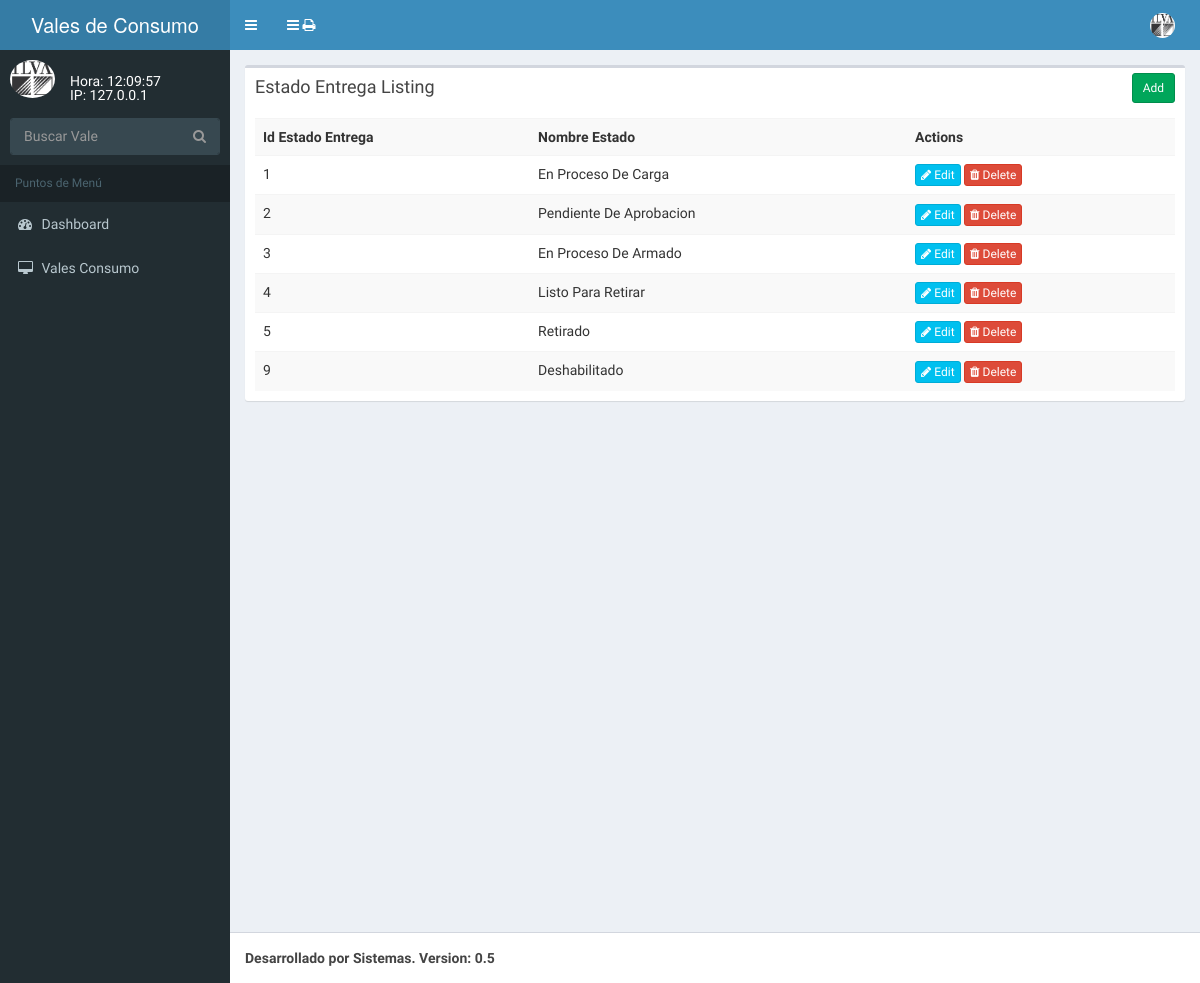
The page /index.php/estado_entrega on the database as committed earlier.
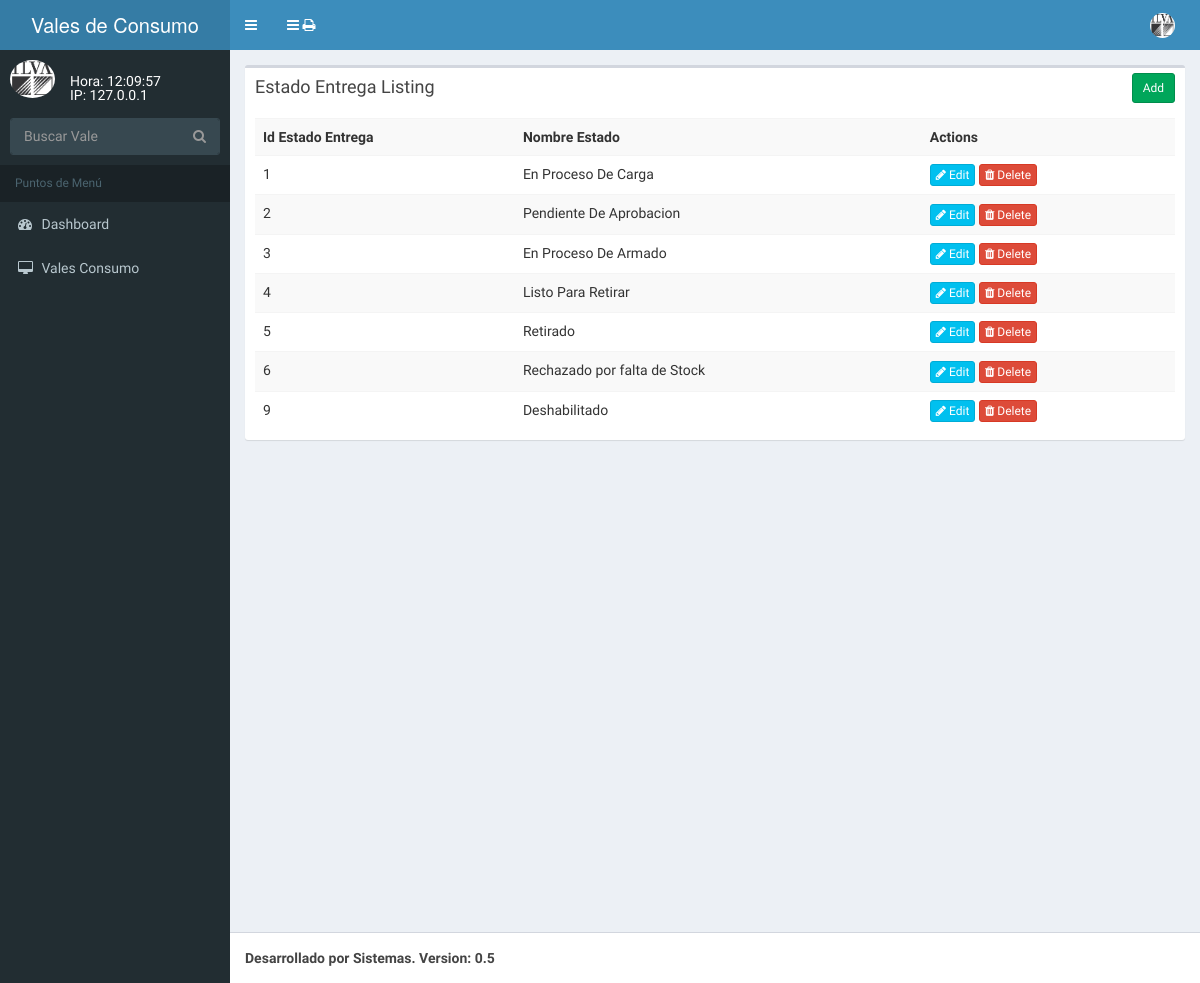
The same page on the database as committed later.
### tables this page shows
CREATE TABLE `estado_entrega` (
  `id_estado_entrega` int(11) NOT NULL,
  `nombre_estado` text NOT NULL
);

### application/controllers/Estado_entrega.php (called while the page is built, shortened)
<?php
class Estado_entrega extends CI_Controller{
    function __construct()
    {
        $this->load->model('Estado_entrega_model');
        $this->load->library('session');
    }
    function index()
    {
        $data['estado_entrega'] = $this->Estado_entrega_model->get_all_estado_entrega();
        $data['_view'] = 'estado_entrega/index';
        $this->load->view('layouts/main',$data);
    }
}

### index.php (called while the page is built, shortened)
<?php
require_once BASEPATH.'core/CodeIgniter.php';

### application/models/Estado_entrega_model.php (called while the page is built, shortened)
<?php
class Estado_entrega_model extends CI_Model
{
    function get_all_estado_entrega()
    {
        $this->db->order_by('id_estado_entrega', 'asc');
        return $this->db->get('estado_entrega')->result_array();
    }
}

### application/views/estado_entrega/index.php (the view)
<div class="row">
    <div class="col-md-12">
        <div class="box">
            <div class="box-header">
                <h3 class="box-title">Estado Entrega Listing</h3>
            	<div class="box-tools">
                    <a href="<?php echo site_url('estado_entrega/add'); ?>" class="btn btn-success btn-sm">Add</a>
                </div>
            </div>
            <div class="box-body">
                <table class="table table-striped">
                    <tr>
						<th>Id Estado Entrega</th>
						<th>Nombre Estado</th>
						<th>Actions</th>
                    </tr>
                    <?php foreach($estado_entrega as $e){ ?>
                    <tr>
						<td><?php echo $e['id_estado_entrega']; ?></td>
						<td><?php echo $e['nombre_estado']; ?></td>
						<td>
                            <a href="<?php echo site_url('estado_entrega/edit/'.$e['id_estado_entrega']); ?>" class="btn btn-info btn-xs"><span class="fa fa-pencil"></span> Edit</a>
                            <a href="<?php echo site_url('estado_entrega/remove/'.$e['id_estado_entrega']); ?>" class="btn btn-danger btn-xs"><span class="fa fa-trash"></span> Delete</a>
                        </td>
                    </tr>
                    <?php } ?>
                </table>
            </div>
        </div>
    </div>
</div>

Rows that differ between the two databases and show on the page:
added estado_entrega: id_estado_entrega "6", nombre_estado "Rechazado por falta de Stock"
